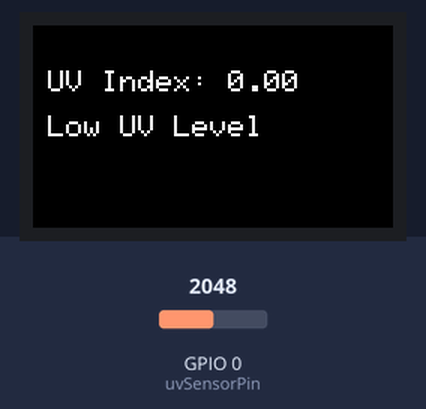
This sketch was run on a simulated ESP32. Parts: 240×135 colour display. Inputs (shaded band) come from the test bench; at power-on: GPIO 0 (uvSensorPin) = 2048. What the sketch prints to the serial monitor is not drawn.

Above: at 1.3 s.
1.4 s: GPIO 0 (uvSensorPin) set to 995
7.4 s: GPIO 0 (uvSensorPin) set to 898
At 8.9 s:
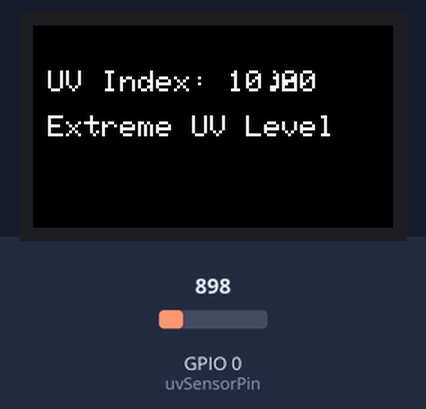
13.4 s: GPIO 0 (uvSensorPin) set to 770
At 15.3 s:
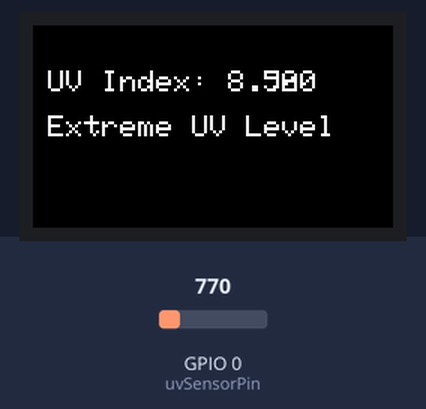
17.8 s: GPIO 0 (uvSensorPin) set to 682
At 19.5 s:
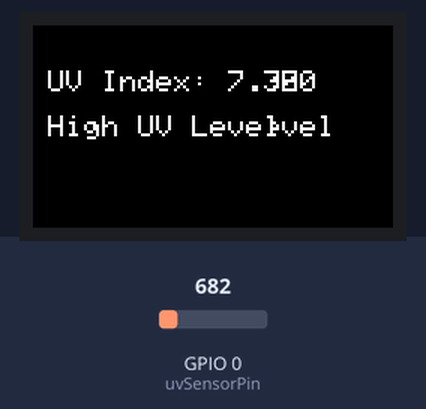
23.8 s: GPIO 0 (uvSensorPin) set to 630
At 25.8 s:
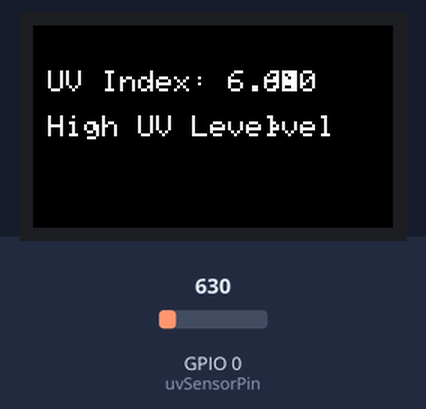
27.8 s: GPIO 0 (uvSensorPin) set to 522
At 28.8 s:
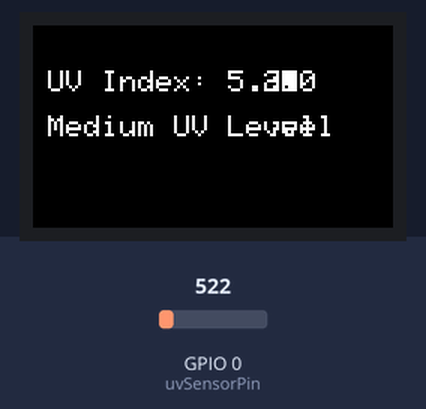
Timing chart, 0 to 30.8 s (numbered marks = the images above; inputs shaded):
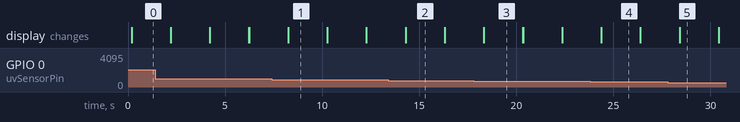

Measured:
- the behaviour switches between 951 and 950 on GPIO 0 (uvSensorPin) (found by bisection; images 0 and 1)
- the behaviour switches between 733 and 732 on GPIO 0 (uvSensorPin) (found by bisection; images 2 and 3)
- the behaviour switches between 582 and 581 on GPIO 0 (uvSensorPin) (found by bisection; images 4 and 5)
- after the input at 7.4 s, the display: first differs from a run without the input after 0.85 s (image 1)
- after the input at 13.4 s, the display: first differs from a run without the input after 0.90 s (image 2)
- after the input at 17.8 s, the display: first differs from a run without the input after 0.53 s (image 3)
- after the input at 23.8 s, the display: first differs from a run without the input after 0.58 s (image 4)
- after the input at 27.8 s, the display: first differs from a run without the input after 0.61 s (image 5)

The sketch:

emerging_tech_project.ino
```cpp
#include <M5StickCPlus.h>

const int uvSensorPin = 0; // UV sensor connected to G0

void setup() {
  M5.begin();
  //Setting the display to make it clear and readable
  M5.Lcd.setRotation(3);
  M5.Lcd.fillScreen(BLACK);
  M5.Lcd.setTextColor(WHITE);
  M5.Lcd.setTextSize(2.5);
  Serial.begin(9600); // Start serial communication for debugging
}

void loop() {
  int sensorValue = analogRead(uvSensorPin); // Read the UV sensor value
  float voltage = sensorValue * (5.0 / 4095.0); // Convert to voltage assuming 5V reference

  // Calculate the slopes for the two linear regions
  float slope1 = 1.0 / 0.250; // Slope below 250mV
  float slope2 = (11.0 - 1.0) / (1.170 - 0.250); // Slope above 250mV

  // Initialize UV Index
  float uvIndex = 0;

  // Convert voltage (in mV) to UV Index using the two slopes
  if (voltage <= 0.250) {
    uvIndex = voltage * slope1;
  } else if (voltage > 0.250 && voltage <= 1.160) {
    uvIndex = 1.0 + (voltage - 0.250) * slope2;
  }

  //Including SPF calculations soon!!

  // Display the calculated UV Index
  M5.Lcd.setCursor(10, 30);
  M5.Lcd.printf("UV Index: %.2f", uvIndex);
  // Display the UV level category based on the UV Index
  M5.Lcd.setCursor(10, 60);
  if (uvIndex < 3) {
    M5.Lcd.printf("Low UV Level");
  } else if (uvIndex < 6) {
    M5.Lcd.printf("Medium UV Level");
  } else if (uvIndex < 8) {
    M5.Lcd.printf("High UV Level");
  } else {
    M5.Lcd.printf("Extreme UV Level");
  };

  // Print to serial for debugging
  Serial.print("sensorValue: ");
  Serial.print(sensorValue);
  Serial.print(", Voltage: ");
  Serial.print(voltage);
  Serial.print("V, UV Index: ");
  Serial.println(uvIndex);

  delay(2000); // Update every 2 seconds
  // Clear the previous readings on the screen
  M5.Lcd.fillRect(0, 0, 160, 80, BLACK);
}
```
